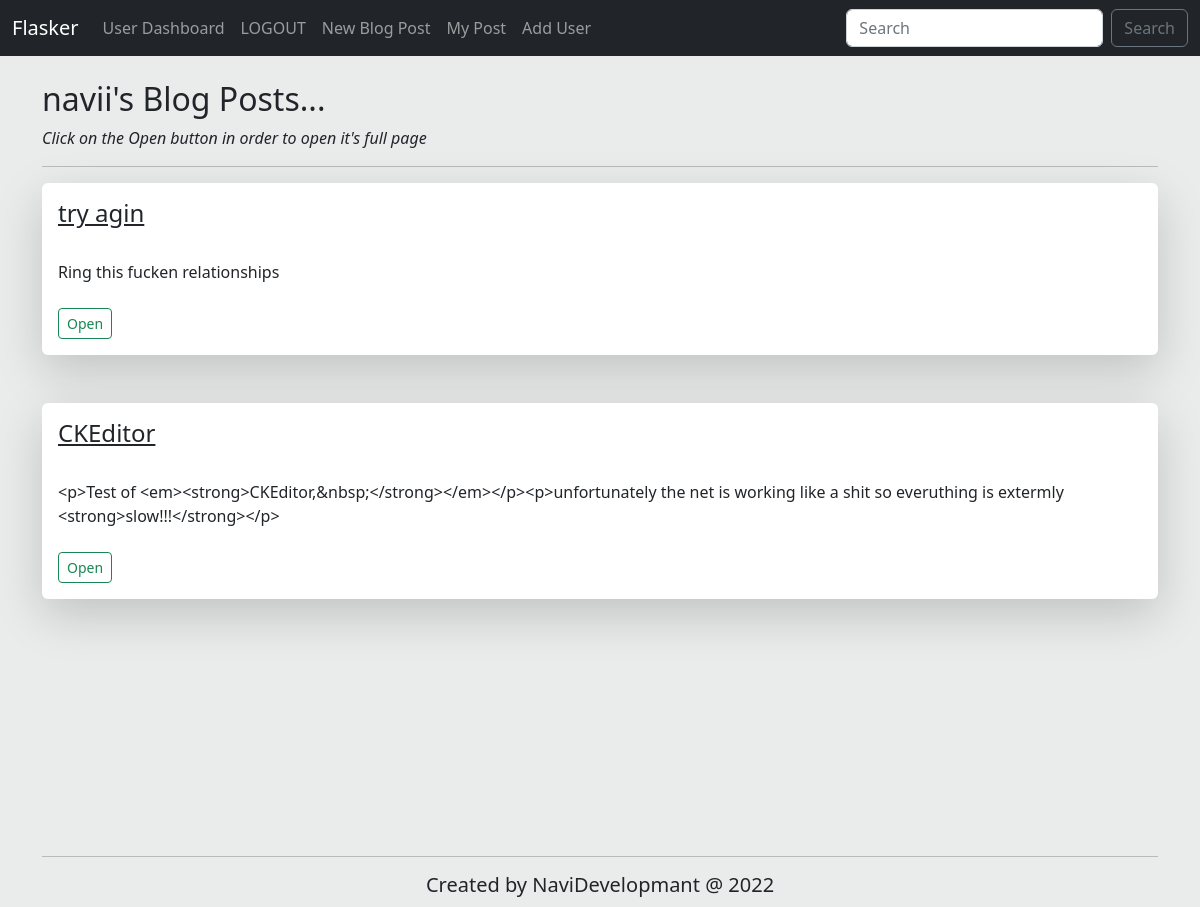
Page /my_posts (signed in) on the committed database.
### app.py (models this page shows, shortened)
class Users(db.Model, UserMixin):
    id = db.Column(db.Integer, primary_key=True)
    name = db.Column(db.String(200), nullable=False)
    username = db.Column(db.String(20), nullable=False, unique=True)
    email = db.Column(db.String(120), nullable=False, unique=True)
    password_hash = db.Column(db.String(125))
    dateAdded = db.Column(db.DateTime, default=datetime.utcnow)
    post = db.relationship("Post", backref='owner', lazy='dynamic')
    @property
    def password(self):
        raise AttributeError("Password is not a readable attribute")

class Post(db.Model):
    id = db.Column(db.Integer, primary_key = True)
    title = db.Column(db.String(255))
    content = db.Column(db.Text)
    author = db.Column(db.String(255))
    date_posted = db.Column(db.DateTime, default=datetime.utcnow())
    slug = db.Column(db.String(255))
    user_id = db.Column(db.Integer, db.ForeignKey('users.id'))

### app.py (the view)
@app.route('/my_posts')
def user_post():
    user = Users.query.filter_by(username=current_user.username).first()
    posts = user.post.all()
    return render_template('user_posts.html', posts=posts)

### app.py
class SearchForm(FlaskForm):
    searched = StringField("Searched", validators=[DataRequired()])
    submit = SubmitField("Search")

### app.py (called while the page is built)
@login_manager.user_loader
def load_user(user_id):
    return Users.query.get(int(user_id))

@app.context_processor
def base():
    form = SearchForm()
    return dict(form=form)

### templates/user_posts.html (shortened to what this page needs)
{% extends 'base.html' %}
{% block body %}
<h2>{{ current_user.username }}'s Blog Posts...</h2>
<i>Click on the Open button in order to open it's full page</i>
<br>
<hr>
{% for post in current_user.post %}
    <div class="shadow-lg p-3 mb-5 bg-body rounded">
        <u><h4>{{ post.title }}</h4></u>
        <br>
        {{ post.content }}
        <br>
        <br>
        <a href="{{ url_for('post', id=post.id) }}">
            <button type="button" class="btn btn-outline-success btn-sm">Open</button>
        </a>
    </div>
    {% endfor %}
{% endblock %}

### static/css/style.css (style rules this page uses)
body { background-color: rgb(234, 236, 236); display: flex; flex-direction: column; }

### rows in the picture
Users: username "navii"
Post: title "try agin", content "Ring this fucken relationships"
Post: title "CKEditor", content "<p>Test of <em><strong>CKEditor,&nbsp;</strong></em></p><p>unfortunately the net is working like a shit so everuthing is extermly <strong>slow!!!</strong></p>"
